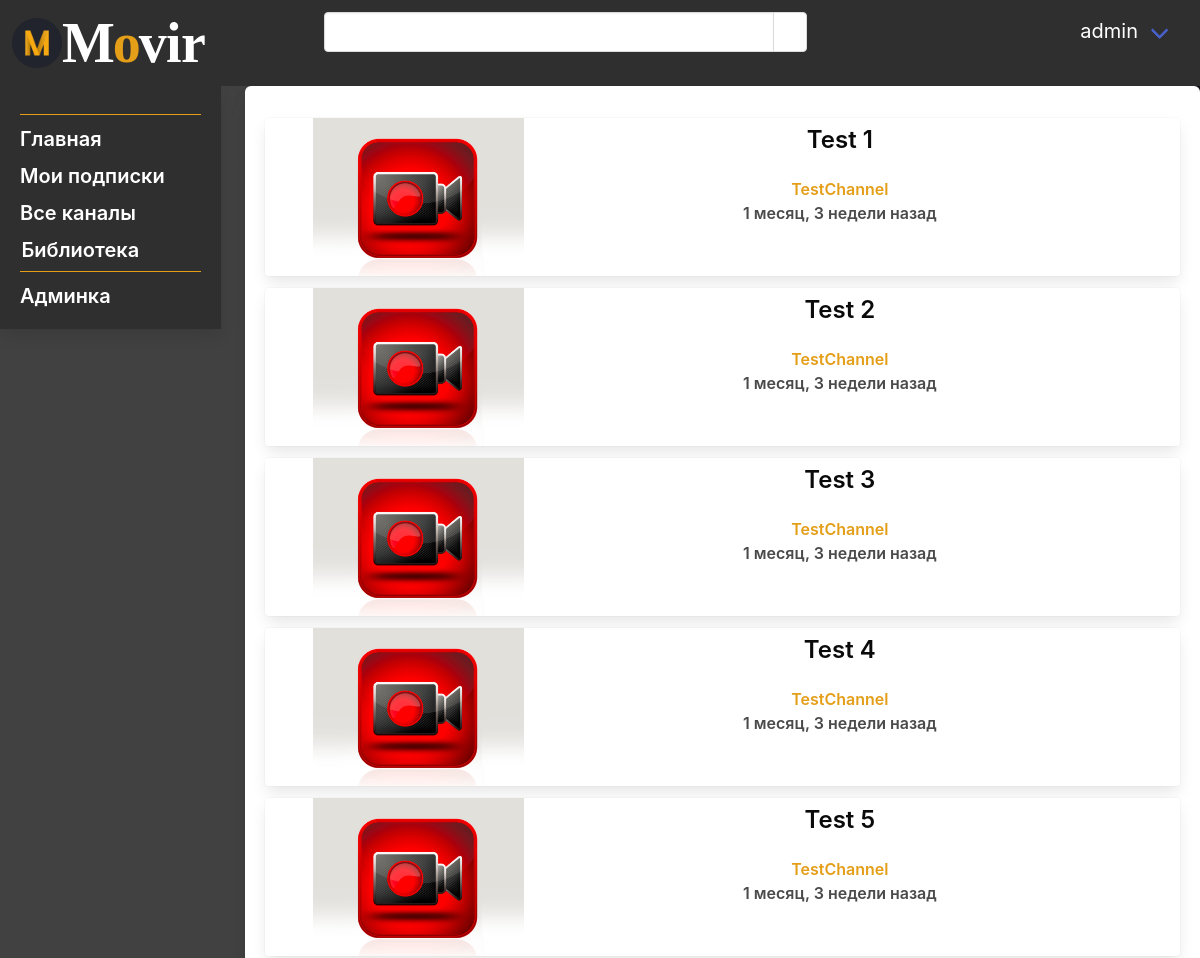
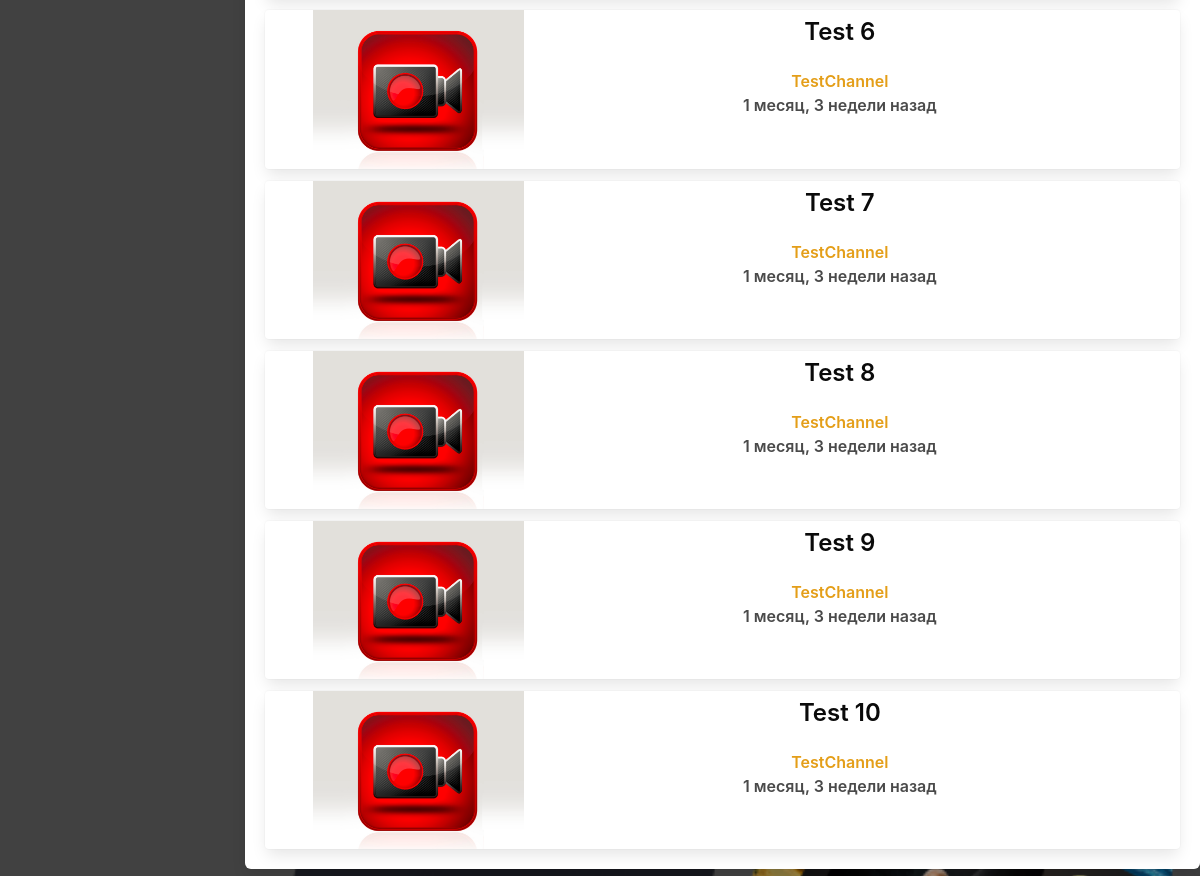
The page /video_hosting/library/ (signed in) on the database its author committed (2 pictures, top to bottom).
### video_hosting/models.py (models this page shows, shortened)
class Video(models.Model):
    preview = models.ImageField(default='default-video-image.png', blank=True)
    video = models.FileField(default='default-video.MP4', blank=True)
    name = models.CharField(max_length=255)
    slug = models.SlugField(unique=True)
    description = models.TextField()
    date = models.DateTimeField(auto_now_add=True)
    channel = models.ForeignKey(HostingСhannel, on_delete=models.CASCADE, null=True)
    likes = models.ManyToManyField(User, related_name='likes')
    dislikes = models.ManyToManyField(User, related_name='dislikes')
    saved_video = models.ManyToManyField(User, related_name='saved_video')
    views = models.ManyToManyField(User, related_name='views')

class HostingСhannel(models.Model):
    name = models.CharField(max_length=255)
    image = models.ImageField(default='user.png', blank=True)
    slug = models.SlugField(unique=True)
    description = models.TextField()
    date = models.DateTimeField(auto_now_add=True)
    author = models.ForeignKey(User, on_delete=models.CASCADE)
    saved_channel = models.ManyToManyField(User, related_name='saved_channel')
    strike = models.IntegerField(default=0)
    blocked = models.BooleanField(default=False)
    def __str__(self):
        return self.name

### video_hosting/views.py (the view)
# urls.py: path('library/', views.library, name='library'),
@login_required(login_url='/users/log_in')
def library(request):
    user_prof = UsersProfile.objects.get(user=request.user)
    posts = Video.objects.all()
    action = request.GET.get('action')
    posts = posts.filter(saved_video=request.user) if action == 'saved_video' else posts
    posts = posts.filter(likes=request.user) if action == 'favorite' else posts
    return render(request, 'library.html', {'posts': posts, 'user_prof': user_prof})

### video_hosting/templates/library.html
{% extends 'base_layout.html' %}
{% load static from static %}
{% block content %}
<div class="box">
    {% for post in posts %}
    <div class="card mt-3">
        <div class="cart-content">
            <a href="{% url 'video_hosting:video' post.pk %}">
                <div class="media">
                    <div class="media-content">
                        <div class="columns is-centered">
                            <div class="column is-one-quarter">
                                <div class="container">
                                    <img src="{{post.preview.url}}" alt=""
                                         class="image is-centered post-imag ml-6">
                                </div>
                            </div>
                            <div class="column">
                                <div class="title has-text-black is-4 mt-2 has-text-centered">
                                    {{ post.name }}
                                </div>
                                <div class="has-text-centered has-text-weight-semibold is-6 color-orange-icon  has-text-centered">
                                    {{ post.channel }}
                                </div>
                                <div class="has-text-grey-dark has-text-weight-semibold is-6 has-text-centered">
                                    {{ post.date|timesince }} назад
                                </div>
                            </div>
                        </div>
                    </div>
                </div>
            </a>
        </div>
    </div>
    {% endfor %}
</div>
{% endblock %}

### video_hosting/templates/base_layout.html (shortened to what this page needs)
{% load static from static %}
<html lang="en">
<head>
    <link rel="stylesheet" href="{% static 'static/bulma.css' %}">
    <link rel="stylesheet" href="{% static 'static/style.css' %}">
</head>
<body>
{% if user_prof.blocked %}
<div class="columns is-vcentered">
    <div class="column has-text-centered">
        <div class="box">
            <div class="title has-text-danger">
                Вы заблокированы
            </div>
        </div>
    </div>
</div>
{% else %}
<nav class="navbar" role="navigation" aria-label="main navigation">
    <div class="navbar-brand">
        <a class="navbar-item" href="{% url 'video_hosting:home' %}">
            <div class="logo"></div>
            <div class="logo_name">
                M
                <span class="logo-o">o</span>
                vir
            </div>
        </a>
    </div>
    <div id="navbarBasicExample" class="navbar-menu">
        <span class="navbar_search">
            <form method="get" class="pt-3">
                <div class="field has-addons">
                    <div class="control">
                        <input type="search" class="input input_custom" name="search">
                    </div>
                    <div class="control">
                        <button class="button" type="submit">
                        </button>
                    </div>
                </div>
            </form>
         </span>
        <div class="navbar-end">
            <div class="navbar-item">
                {% if user.is_authenticated %}
                <div class="navbar-item has-dropdown is-hoverable">
                    <div class="navbar-link subtitle white-color">
                        {{user}}
                    </div>
                </div>
                {% else %}
                <div class="buttons">
                    <a href="{% url 'users:log_in' %}" class="button is-light">
                        Войти
                    </a>
                </div>
                {% endif %}
            </div>
        </div>
    </div>
</nav>
<div>
    <div class="columns">
        <div class="column is-one-fifth">
            <div class="box background-black left-nav">
                {% if user.is_authenticated %}
                <ul>
                    <hr class="dropdown-divider color-orange">
                    <li class="mt-3">
                        <a href="{% url 'video_hosting:home' %}"
                           class="subtitle white-color has-text-weight-semibold">
                            Главная
                        </a>
                    </li>
                    <li class="mt-3">
                        <a href="{% url 'video_hosting:subscriptions' %}"
                           class="subtitle white-color has-text-weight-semibold">
                            Мои подписки
                        </a>
                    </li>
                    <li class="mt-3">
                        <a href="{% url 'video_hosting:channel_all' %}"
                           class="subtitle white-color has-text-weight-semibold">
                            Все каналы
                        </a>
                    </li>
                    <li class="mt-3">
                        <div class="dropdown is-hoverable mr-5">
                            <div class="dropdown-trigger">
                                <div class="subtitle has-text-grey-dark is-5 has-text-centered"
                                     aria-haspopup="true"
                                     aria-controls="dropdown-menu4">
                                    <div class="columns is-vcentered">
                                        <div class="column is-four-fifths">
                                            <span class="subtitle white-color has-text-weight-semibold">
                                                Библиотека
                                            </span>
                                        </div>
                                        <div class="column">
                                            <span class="icon is-small white-color">
                                            </span>
                                        </div>
                                    </div>
                                </div>
                            </div>
                        </div>
                    </li>
                    <hr class="dropdown-divider color-orange">
                    {% if user.is_staff %}
                    <li class="mt-3">
                        <a href="{% url 'staff:admin' %}"
                           class="subtitle white-color has-text-weight-semibold">
                            Админка
                        </a>
                    </li>
                    {% endif %}
                </ul>
                {% endif %}
            </div>
        </div>
        <div class="column">
            {% block content %}
            {% endblock %}
        </div>
    </div>
</div>
{% endif %}
</body>
</html>

### files/static/style.css (style rules this page uses)
.navbar-menu { width: 80%; display: flex; justify-content: flex-end; }
.navbar-end { width: 40%; margin: 0; }
.input_custom { width: 450px; }
body { background: #2f2f2fe8; background-size: cover; background-image: url("../uploads/Group 1.png"); background-attachment: fixed; }
.logo { margin: 0; width: 50px; height: 50px; background-image: url("../uploads/Logo.png"); background-size: cover; }
.logo_name { font-family: Kanit; font-size: 56px; font-weight: 600; line-height: 62px; letter-spacing: -0.01em; text-align: center; color: white; }
.logo-o { color: #e49e18; margin: -15px; }
.navbar { background: #2f2f2f; }
.white-color { color: white; }
.background-black { background: #2f2f2f; }
.color-orange { background: #e49e18; }
.color-orange-icon { color: #e49e18; }
.left-nav { border-radius: 0; }

### rows shown on the page
Video: preview (placeholder picture), name "Test 1", channel "TestChannel", date "1 месяц, 3 недели"
Video: preview (placeholder picture), name "Test 2", channel "TestChannel", date "1 месяц, 3 недели"
Video: preview (placeholder picture), name "Test 3", channel "TestChannel", date "1 месяц, 3 недели"
Video: preview (placeholder picture), name "Test 4", channel "TestChannel", date "1 месяц, 3 недели"
Video: preview (placeholder picture), name "Test 5", channel "TestChannel", date "1 месяц, 3 недели"
Video: preview (placeholder picture), name "Test 6", channel "TestChannel", date "1 месяц, 3 недели"
Video: preview (placeholder picture), name "Test 7", channel "TestChannel", date "1 месяц, 3 недели"
Video: preview (placeholder picture), name "Test 8", channel "TestChannel", date "1 месяц, 3 недели"
Video: preview (placeholder picture), name "Test 9", channel "TestChannel", date "1 месяц, 3 недели"
Video: preview (placeholder picture), name "Test 10", channel "TestChannel", date "1 месяц, 3 недели"

### other values the page prints
{{ user }} "admin"
